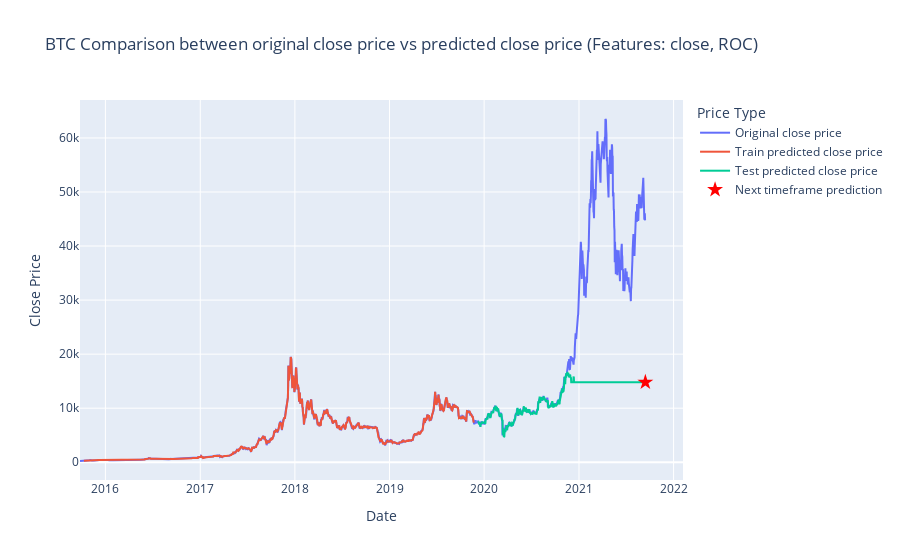

Notebook source saved alongside this figure:
### Code cell
import plotly.graph_objects as go
from itertools import cycle

def prediction_and_plot_3(closedf, close_stock, train_predict, test_predict, next_timeframe_pred, feature_columns):
    # shift train predictions for plotting
    look_back = 15  # Assuming this is your time step
    trainPredictPlot = np.empty_like(closedf)
    trainPredictPlot[:, :] = np.nan
    trainPredictPlot[look_back:len(train_predict)+look_back, 0] = train_predict

    # shift test predictions for plotting
    testPredictPlot = np.empty_like(closedf)
    testPredictPlot[:, :] = np.nan
    testPredictPlot[len(train_predict)+(look_back*2)+1:len(closedf)-1, 0] = test_predict

    # Create a DataFrame for plotting
    plotdf = pd.DataFrame({
        'date': close_stock['date'],
        'original_close': close_stock['close'],
        'train_predicted_close': trainPredictPlot[:, 0],
        'test_predicted_close': testPredictPlot[:, 0]
    })

    # Add the next timeframe prediction
    next_date = pd.to_datetime(plotdf['date'].iloc[-1]) + pd.Timedelta(days=1)
    next_timeframe_df = pd.DataFrame({
        'date': [next_date],
        'original_close': [np.nan],
        'train_predicted_close': [np.nan],
        'test_predicted_close': [np.nan]
    })
    plotdf = pd.concat([plotdf, next_timeframe_df], ignore_index=True)

    # Create the plot
    fig = go.Figure()

    # Add traces
    fig.add_trace(go.Scatter(x=plotdf['date'], y=plotdf['original_close'], mode='lines', name='Original close price'))
    fig.add_trace(go.Scatter(x=plotdf['date'], y=plotdf['train_predicted_close'], mode='lines', name='Train predicted close price'))
    fig.add_trace(go.Scatter(x=plotdf['date'], y=plotdf['test_predicted_close'], mode='lines', name='Test predicted close price'))
    
    # Add the next timeframe prediction as a star marker
    fig.add_trace(go.Scatter(x=[next_date], y=[next_timeframe_pred], mode='markers', 
                             marker=dict(symbol='star', size=12, color='red'),
                             name='Next timeframe prediction'))

    # Update layout
    fig.update_layout(
        title=f'BTC Comparison between original close price vs predicted close price (Features: {", ".join(feature_columns)})',
        xaxis_title='Date',
        yaxis_title='Close Price',
        legend_title='Price Type',
        font=dict(size=12),
        showlegend=True
    )

    # Show the plot
    fig.show()

# Call the function with the new arguments
prediction_and_plot_3(closedf=closedf.drop('date', axis=1).values, 
                    close_stock=closedf, 
                    train_predict=train_predict, 
                    test_predict=test_predict, 
                    next_timeframe_pred=next_timeframe_pred,
                    feature_columns=feature_columns)

### Figure 1 — Plotly figure (JSON) as saved in the notebook; plotly's stock layout.template omitted (floating-point values rounded to 4 significant figures; data arrays with more than 128 entries replaced by an {"elided": "..."} marker saying what was removed)
{"data": [{"mode": "lines", "name": "Original close price", "type": "scatter", "x": {"elided": "2174 str values"}, "y": {"elided": "2174 float values"}}, {"mode": "lines", "name": "Train predicted close price", "type": "scatter", "x": {"elided": "2174 str values"}, "y": {"elided": "2174 float values"}}, {"mode": "lines", "name": "Test predicted close price", "type": "scatter", "x": {"elided": "2174 str values"}, "y": {"elided": "2174 float values"}}, {"marker": {"color": "red", "size": 12, "symbol": "star"}, "mode": "markers", "name": "Next timeframe prediction", "type": "scatter", "x": ["2021-09-14T00:00:00"], "y": [14800.0]}], "layout": {"font": {"size": 12}, "legend": {"title": {"text": "Price Type"}}, "showlegend": true, "title": {"text": "BTC Comparison between original close price vs predicted close price (Features: close, ROC)"}, "xaxis": {"title": {"text": "Date"}}, "yaxis": {"title": {"text": "Close Price"}}}}
